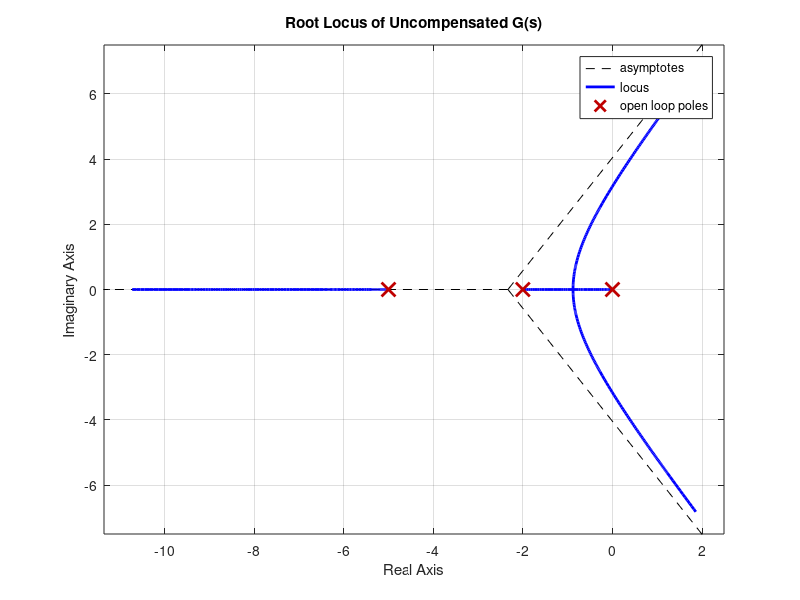
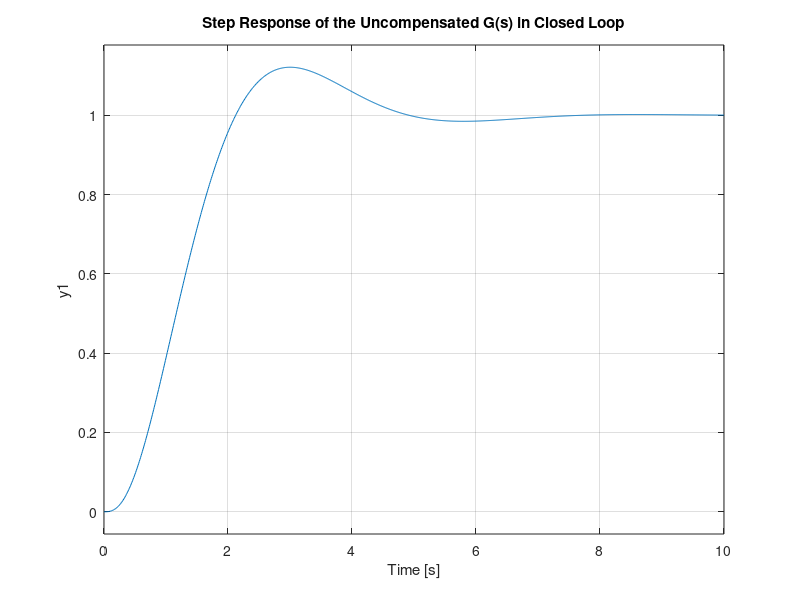
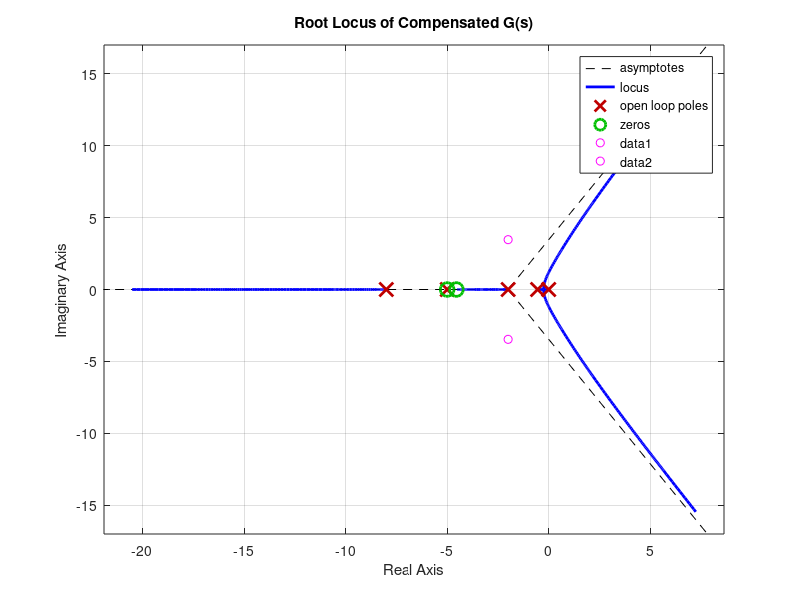
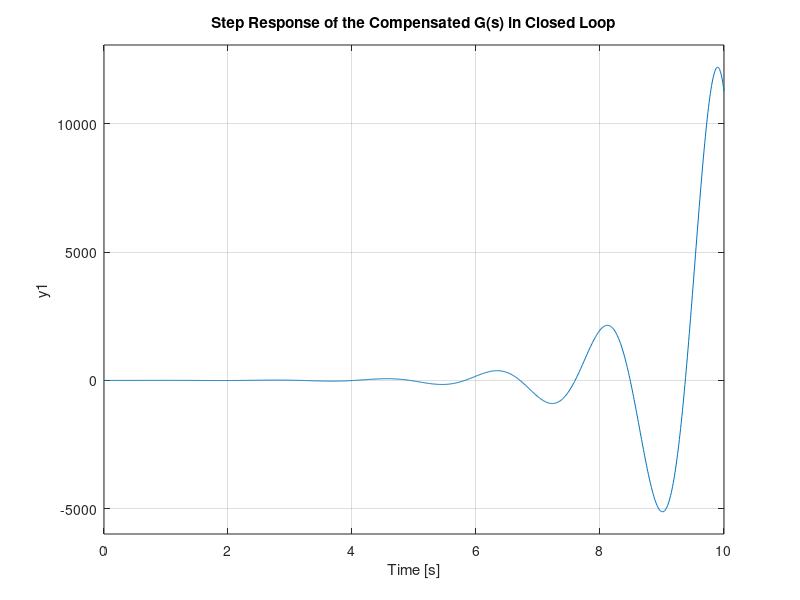

Here is the MATLAB script that generated these plots, in order:
clear
% This is the plot for the uncompensated G(s) of G(s)=10/(s(s+2)(S+5))
k=linspace(0,50);z=[];p=[0 -2 -5];K=10;H=1;
G1=zpk(z,p,K)
rlocus(G1)
title('Root Locus of Uncompensated G(s)')
figure
t= 0:0.01:10; H = 1;
Gf1= feedback(G1,H)
step(Gf1,t)
title('Step Response of the Uncompensated G(s) in Closed Loop')

% This is the plot for the compensated G(s) with lead lag compensator
% L(s)=9.6(s+5)(s+4.5454)/{(s+8)(s+0.545454))
figure
Z =[-5 -4.5454];
P=[-8 -.54545 0 -2 -5];
Kc = 9.6*10;
G2=zpk(Z,P,Kc)
rlocus(G2)
title('Root Locus of Compensated G(s)')
hold on;
plot(-2,2*3^.5,'mo',-2,-2*3^.5,'mo')
figure
Gf2= feedback(G2,H)
step(Gf2,t)
title('Step Response of the Compensated G(s) in Closed Loop')